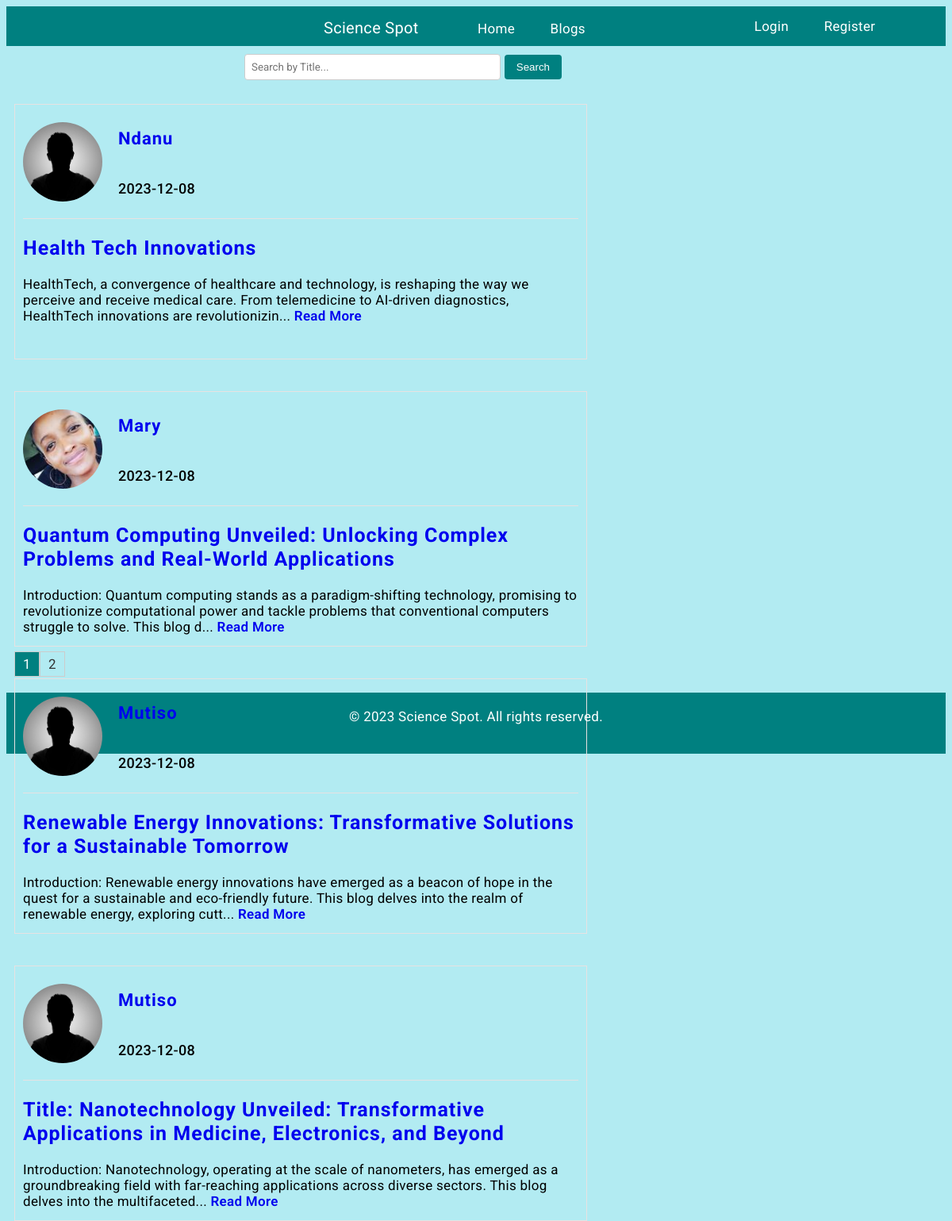
Screenshot of /blogs with the database file from the repository.
### flaskblog/models.py (models this page shows, shortened)
class Post(db.Model):
    id = db.Column(db.Integer, primary_key=True)
    title = db.Column(db.String(100), nullable=False)
    date_posted = db.Column(db.DateTime, nullable=False, default=datetime.utcnow)
    content = db.Column(db.Text, nullable=False)
    user_id = db.Column(db.Integer, db.ForeignKey('user.id'), nullable=False)
    """How ro represent our post model"""

class User(db.Model, UserMixin):
    id = db.Column(db.Integer, primary_key=True)
    username = db.Column(db.String(20), unique=True, nullable=False)
    email = db.Column(db.String(120), unique=True, nullable=False)
    image_file = db.Column(db.String(20), nullable=False, default='default.jpg')
    password = db.Column(db.String(60), nullable=False)
    posts = db.relationship('Post', backref='author', lazy=True)
    """How ro represent our user model"""

### flaskblog/routes.py (the view)
@app.route("/blogs")
def blogs():
    page = request.args.get('page', 1, type=int)
    posts = Post.query.order_by(Post.date_posted.desc()).paginate(page=page, per_page=4)
    return render_template('blogs.html', posts=posts)

### flaskblog/templates/blogs.html
{% extends 'layout.html' %} {% block content %}
<form class="search-form" action="{{ url_for('search_results') }}" method="GET">
  <input type="text" name="query" placeholder="Search by Title...">
  <button type="submit">Search</button>
</form>
<div class="homediv-container">
  {% for post in posts.items %}
    <div class="homediv">
      <div class="homedivdetails">
        <img class="accountimageclass" src="{{ url_for('static', filename='images/' + post.author.image_file) }}" />
        <div class="user-details">
          <a href="{{ url_for('user_posts', username=post.author.username) }}">{{ post.author.username }}</a>
          <p class="date">{{ post.date_posted.strftime('%Y-%m-%d') }}</p>
        </div>
      </div>
      <hr class="custom-hr">
      <div>
        <p><h2><a href="{{ url_for('post', post_id=post.id) }}" class="teal-title">{{ post.title }}</a></h2></p>
        <p>{{ post.content[:200] }}{% if post.content|length > 200 %}... <a href="{{ url_for('post', post_id=post.id) }}" style="font-weight: 600;">Read More</a>{% endif %}</p>
      </div>
    </div>
  {% endfor %}
</div>
<div class="pagination">
  {% for page_num in posts.iter_pages(left_edge=1, right_edge=1, left_current=1, right_current=2) %}
    {% if page_num %}
      {% if posts.page == page_num %}
        <a href="{{ url_for('blogs', page=page_num) }}" class="current-page">{{ page_num }}</a>
      {% else %}
        <a href="{{ url_for('blogs', page=page_num) }}">{{ page_num }}</a>
      {% endif %}
    {% else %}
      <span class="ellipsis">...</span>
    {% endif %}
  {% endfor %}
</div>
{% endblock content %}

### flaskblog/templates/layout.html (shortened to what this page needs)
<!DOCTYPE html>
<html lang="en">
  <head>
    <link
      rel="stylesheet"
      type="text/css"
      href="{{ url_for('static', filename='navigation.css') }}"
    />
    <link
      rel="stylesheet"
      type="text/css"
      href="{{ url_for('static', filename='styles2.css') }}"
    />
    <link
      rel="stylesheet"
      type="text/css"
      href="{{ url_for('static', filename='style.css') }}"
    />
  </head>
  <body>
    <nav>
      <div class="container">
        <div class="left-section">
          <a class="logo">Science Spot</a>
          <a class="text" href="{{ url_for('home') }}">Home</a>
          <a class="text" href="{{ url_for('blogs') }}">Blogs</a>
        </div>
        <div class="right-section">
          {% if current_user.is_authenticated %}
          <a class="text" href="{{ url_for('new_post') }}">New Post</a>
          <a class="text" href="{{ url_for('account') }}">Account</a>
          <a class="text" href="{{ url_for('logout') }}">Logout</a>
          {% else %}
          <a class="text" href="{{ url_for('login') }}">Login</a>
          <a class="text" href="{{ url_for('register') }}">Register</a>
          {% endif %}
        </div>
      </div>
    </nav>
    <div>
       {% block content %} {% endblock %}
      <footer>
        <div class="footer-container">
          <p>&copy; 2023  Science Spot. All rights reserved.</p>
        </div>
      </footer>
    </div>
  </body>
</html>

### flaskblog/static/navigation.css (style rules this page uses)
* { text-decoration: none; }
nav { background-color: teal; height: 50px; }
.container { display: flex; flex-direction: row; justify-content: space-between; padding-top: 15px; }
.left-section { flex: 2; margin-left: 400px; }
.logo { font-size: 20px; font-family: 500; padding-right: 50px; color: white; }
.right-section { flex: 1; }
.text { padding: 20px; font-size: 17px; color: white; }

### flaskblog/static/styles2.css (style rules this page uses)
footer { background-color: teal; padding: 20px 0; text-align: center; margin-top: 20px; }
.footer-container { max-width: 1200px; margin: 0 auto; }
.footer-container p { margin-top: 0; font-size: 17px; color: white }

### flaskblog/static/style.css (style rules this page uses)
body { background: #B2EBF2; font-size: 17px; letter-spacing: 0.3px; font-family: roboto, sans-serif; }
input[type='text'], input[type='email'], input[type='password'] { width: 100%; padding: 10px; border-radius: 5px; border: 1px solid #ccc; font-family: roboto; }
.accountimageclass { border-radius: 50%; width: 100px; height: 100px; object-fit: cover; }
.homediv-container { display: flex; flex-wrap: wrap; gap: 20px; height: 700px; }
.homediv { margin-top: 20px; margin-left: 10px; padding: 10px; width: 700px; height: 300px; border: 1px solid rgb(231, 226, 226); }
.homedivdetails { display: flex; align-items: center; }
.user-details { display: flex; flex-direction: column; margin-left: 20px; }
.user-details a { padding-top: 20px; text-decoration: none; font-weight: bold; font-size: 22px; letter-spacing: 1px; margin-bottom: 10px; }
.user-details > p { margin-top: 30px; }
.date { font-size: 18px; font-weight: 500; }
.custom-hr { border: none; border-top: 1px solid rgb(231, 226, 226); margin-left: 0; margin-right: 0; width: 100%; display: block; }
.pagination { display: flex; margin-left: 10px; margin-top: 10px; }
.pagination a { display: inline-block; width: 30px; height: 30px; text-align: center; line-height: 30px; border: 1px solid #ccc; text-decoration: none; color: #333; }
.pagination a.current-page { background-color: teal; color: white; }
.search-form { display: flex; align-items: center; margin: 10px 300px ; width: 400px; }
.search-form input[type="text"] { padding: 8px; border-radius: 4px; border: 1px solid #ccc; margin-right: 5px; }
.search-form button { padding: 8px 15px; border-radius: 4px; border: none; background-color: teal; color: white; cursor: pointer; }
.search-form { display: flex; align-items: center; }
h2 a.teal-title { letter-spacing: 1px; font-size: 25px; font-weight: 700; }

### rows the page displays
Post: image_file (placeholder picture), author.username "Ndanu", date_posted "2023-12-08", title "Health Tech Innovations", content "HealthTech, a convergence of healthcare and technology, is reshaping the way we perceive and receive medical care. From telemedicine to AI-driven diagnostics, HealthTech innovations are revolutionizin"
Post: image_file (picture), author.username "Mary", date_posted "2023-12-08", title "Quantum Computing Unveiled: Unlocking Complex Problems and Real-World Applications", content "Introduction: Quantum computing stands as a paradigm-shifting technology, promising to revolutionize computational power and tackle problems that conventional computers struggle to solve. This blog d"
Post: image_file (placeholder picture), author.username "Mutiso", date_posted "2023-12-08", title "Renewable Energy Innovations: Transformative Solutions for a Sustainable Tomorrow", content "Introduction: Renewable energy innovations have emerged as a beacon of hope in the quest for a sustainable and eco-friendly future. This blog delves into the realm of renewable energy, exploring cutt"
Post: image_file (placeholder picture), author.username "Mutiso", date_posted "2023-12-08", title "Title: Nanotechnology Unveiled: Transformative Applications in Medicine, Electronics, and Beyond", content "Introduction: Nanotechnology, operating at the scale of nanometers, has emerged as a groundbreaking field with far-reaching applications across diverse sectors. This blog delves into the multifaceted"

### other values shown
{{ page_num }} "1"
{{ page_num }} "2"
